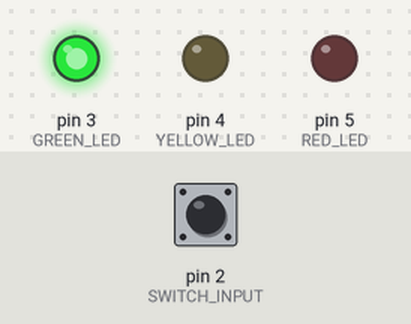
Bench run of a sketch on a simulated Arduino Uno, built with avr-gcc and run on an emulated ATmega328P. Shown: output pins drawn as LEDs (lit = HIGH). Dashed ring = blinking. The test bench sets the inputs (shaded band); at power-on: pin 2 (SWITCH_INPUT) LOW.

Above: at 1.2 s.
1.3 s: pin 2 (SWITCH_INPUT) pulled HIGH for 0.15 s
At 1.45 s:
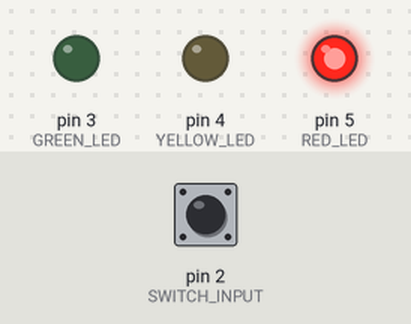
3.0 s: pin 2 (SWITCH_INPUT) pulled HIGH for 3.2 s
At 3.35 s:
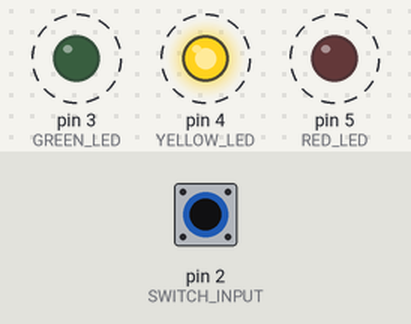
Timing chart, 0 to 7.7 s (numbered marks = the images above; inputs shaded):
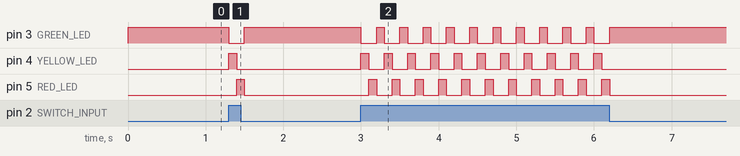

Measured:
- after the input at 1.3 s, pin 3 (GREEN_LED): HIGH → LOW at once, → HIGH 0.20 s later; pin 4 (YELLOW_LED): LOW → HIGH at once, → LOW 0.10 s later; pin 5 (RED_LED): LOW → HIGH after 0.10 s, → LOW 0.10 s later
- after the input at 3.0 s, pin 3 (GREEN_LED): alternates HIGH for 0.10 s and LOW for 0.20 s, 22 changes in all, then stays HIGH, starting at once; pin 4 (YELLOW_LED): alternates HIGH for 0.10 s and LOW for 0.20 s, 22 changes in all, then stays LOW, starting at once

The sketch:

spaceship_interface.ino
```cpp
/**
 * Arduino Starter Project #1 - Spaceship Interface
 * Super simple circiut, check to see if a switch is pressed, if so then flash
 * consecutive LEDs, if not, display only a single LED. Three LEDs are intended
 * to be green, yellow red.
 *
 * Video at https://www.youtube.com/watch?v=ZcSfFx3W02o
 *
 * Author: Mike Sukmanowsky <mike.sukmanowsky@gmail.com>
 */

/* Constants */
const int SWITCH_INPUT = 2;
const int GREEN_LED = 3;
const int YELLOW_LED = 4;
const int RED_LED = 5;
const int DELAY = 100; // milliseconds


/* Setup / Loop*/
void setup() {
  pinMode(SWITCH_INPUT, INPUT);

  pinMode(GREEN_LED, OUTPUT);
  pinMode(YELLOW_LED, OUTPUT);
  pinMode(RED_LED, OUTPUT);
}

void loop() {
  boolean switchPressed = digitalRead(SWITCH_INPUT) == HIGH;

  // GREEN always starts on
  digitalWrite(GREEN_LED, HIGH);

  if (switchPressed) {
    // Blink the other LEDs on a delay
    digitalWrite(GREEN_LED, LOW);
    digitalWrite(YELLOW_LED, HIGH);
    delay(DELAY);

    digitalWrite(YELLOW_LED, LOW);
    digitalWrite(RED_LED, HIGH);
    delay(DELAY);

    digitalWrite(RED_LED, LOW);
    digitalWrite(GREEN_LED, HIGH);
    delay(DELAY);

  } else {
    // Only display GREEN
    digitalWrite(YELLOW_LED, LOW);
    digitalWrite(RED_LED, LOW);
  }
}
```
